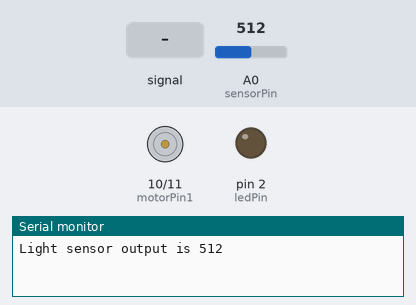
Recording of a sketch running on a simulated Arduino Uno, built with avr-gcc and run on an emulated ATmega328P. On the bench: motor-driver pin pairs drawn as motors (green arrow = first pin HIGH = forward, orange = second pin HIGH = backward, longer = more drive, scaled by the enable pin), output pins drawn as LEDs (lit = HIGH), the last lines printed to the serial monitor. Inputs (shaded band) come from the test bench; at power-on: A0 (sensorPin) = 512. Random numbers use the default seed unless the sketch sets one.

Above: at 1.2 s.
1.3 s: A0 (sensorPin) fed a 200 Hz sine of ±460 counts around its level
At 2.6 s:
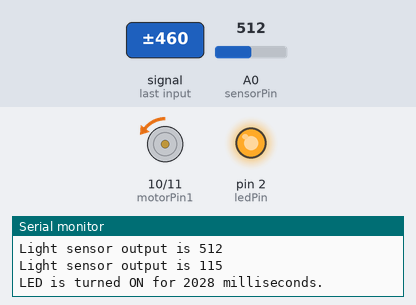
4.3 s: A0 (sensorPin) set to 716
At 5.6 s:
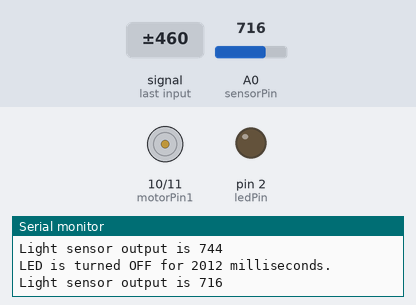
7.3 s: A0 (sensorPin) set to 77
9.6 s: A0 (sensorPin) set to 66
At 10.8 s:
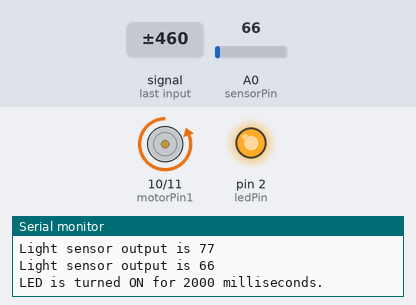
12.6 s: A0 (sensorPin) set to 122
At 14.6 s:
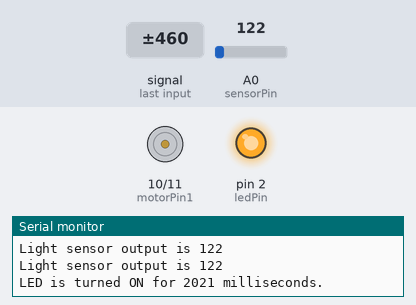
15.6 s: A0 (sensorPin) fed a 200 Hz sine of ±81 counts around its level
At 17.2 s:
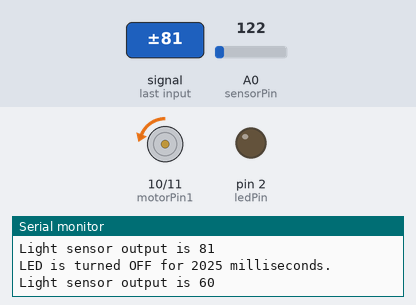
Timing chart, 0 to 19.6 s (numbered marks = the images above; inputs shaded):
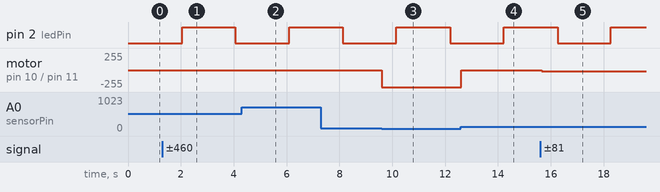

Measured:
- the behaviour switches between 71 and 70 on A0 (sensorPin) (found by bisection; images 2 and 3)
- after the input at 1.3 s, motor on pin 10 (motorPin1) / pin 11 (motorPin2): stopped → backward 3/255 after 0.05 s
- after the input at 4.3 s, motor on pin 10 (motorPin1) / pin 11 (motorPin2): backward 3/255 → stopped at once
- after the input at 9.6 s, motor on pin 10 (motorPin1) / pin 11 (motorPin2): stopped → backward 255/255 at once
- after the input at 12.6 s, motor on pin 10 (motorPin1) / pin 11 (motorPin2): backward 255/255 → stopped at once
- after the input at 15.6 s, motor on pin 10 (motorPin1) / pin 11 (motorPin2): stopped → backward 20/255 after 0.05 s

The sketch:

code.ino
```cpp
#define ledPin 2
#define sensorPin A0
const int motorEnablePin = 12;
int motorPin1 =  10;
int motorPin2 =  11;
int LED_ACTIVATION_VALUE = 70;
int LED_WAIT_DURATION_MIN = 2000;
int LED_WAIT_DURATION_MAX = 6000;
int LED_ON_DURATION_MIN = 2000;
int LED_ON_DURATION_MAX = 6000;
int LIGHT_SENSOR_OUTPUT_INTERVAL = 1000;

int ledState = 0;
int randomTime =0;
unsigned long prevTime = 0;
unsigned long sensorOutTime=0;
void setup()
{
  pinMode(ledPin,OUTPUT);
  pinMode(motorPin1, OUTPUT);
  pinMode(motorPin2, OUTPUT);
  pinMode(motorEnablePin, OUTPUT);
  pinMode(sensorPin,INPUT);
  Serial.begin(9600);
  digitalWrite(motorPin1, LOW);
  digitalWrite(motorPin2, HIGH);
  analogWrite(motorEnablePin,255);
  digitalWrite(ledPin, LOW);
}

void loop()
{
  unsigned long currentTime = millis();
  if (ledState) {
    randomTime = random(LED_ON_DURATION_MIN, LED_ON_DURATION_MAX);
  } else {
    randomTime = random(LED_WAIT_DURATION_MIN, LED_WAIT_DURATION_MAX);
  }

   if (currentTime - prevTime > randomTime) {
    ledState = !ledState;
    digitalWrite(ledPin, ledState);
    prevTime = currentTime;
    Serial.print("LED is turned ");
    Serial.print(ledState ? "ON" : "OFF");
    Serial.print(" for ");
    Serial.print(randomTime);
    Serial.println(" milliseconds.");
   }

   int lightSensorValue = analogRead(sensorPin);
   if (lightSensorValue > LED_ACTIVATION_VALUE) {
    digitalWrite(motorPin1, LOW);
    digitalWrite(motorPin2, LOW);
     analogWrite(motorEnablePin,0);
   } else {
    digitalWrite(motorPin1, LOW);
    digitalWrite(motorPin2, HIGH);
    analogWrite(motorEnablePin,255);
   }

    if (currentTime - sensorOutTime > LIGHT_SENSOR_OUTPUT_INTERVAL) {
    Serial.print("Light sensor output is ");
    Serial.println(lightSensorValue);
    sensorOutTime = currentTime;
  }

}
```
